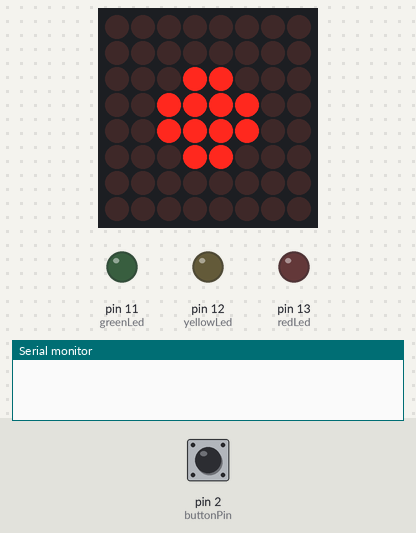
A sketch run on a simulated Arduino Uno, built with avr-gcc and run on an emulated ATmega328P. On the bench: 8×8 LED matrix, output pins drawn as LEDs (lit = HIGH), the last lines printed to the serial monitor. The inputs (shaded band) are chosen by the test bench; at power-on: pin 2 (buttonPin) LOW. Random numbers use the default seed unless the sketch sets one.

Above: at 1.1 s.
At 13.2 s:
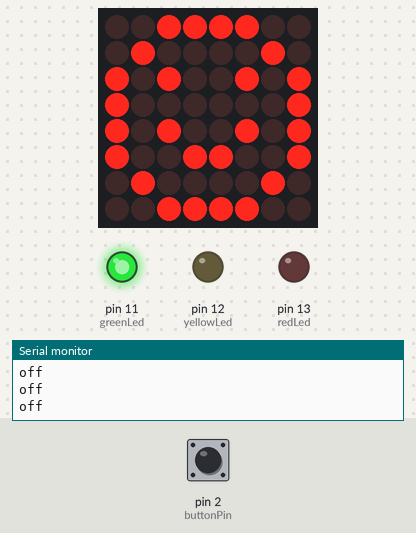
13.3 s: pin 2 (buttonPin) pulled HIGH for 2.35 s
At 14.3 s:
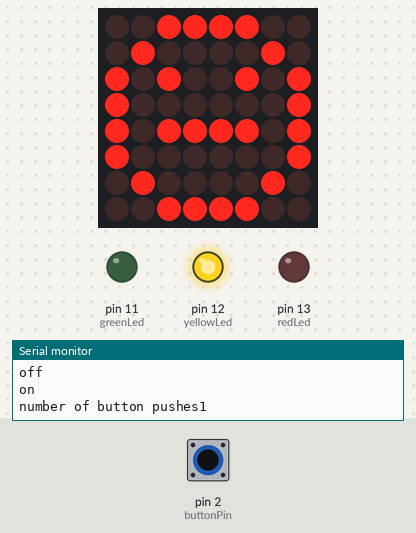
At 15.72 s:
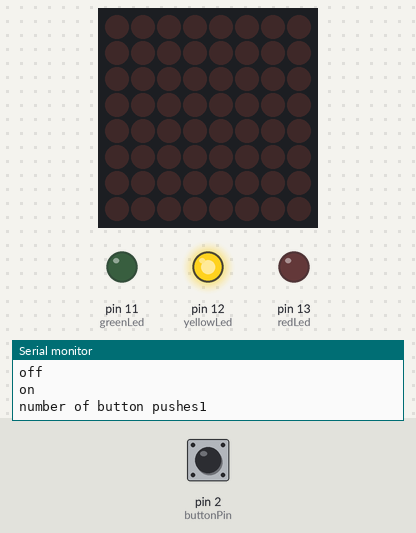
Timing chart, 0 to 17.2 s (numbered marks = the images above; inputs shaded):
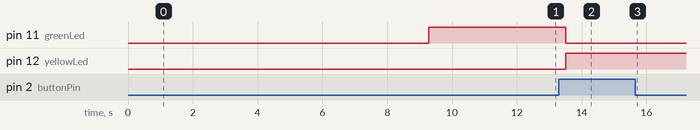

The sketch:

Individueel_Daphne_Boelhouwers_2143385.ino
```cpp
#include <Wire.h>
#include <Adafruit_GFX.h>
#include "Adafruit_LEDBackpack.h"

Adafruit_8x8matrix matrix = Adafruit_8x8matrix();

const int buttonPin = 2;
const int standardrotation = 3;
const int greenLed = 11;
const int yellowLed = 12;
const int redLed = 13;

int loadingscreen = 0;
int buttonState = 0;
int buttonPushCounter = 0;
int lastButtonState = 0;
int count =0;

void setup() {
  pinMode(buttonPin, INPUT);
  pinMode(greenLed,OUTPUT);
  pinMode(yellowLed,OUTPUT);
  pinMode(redLed,OUTPUT);
  Serial.begin(9600);
  matrix.begin(0x70);  // pass in the address
}

static const uint8_t PROGMEM
  smile_bmp[] =
  { B00111100,
    B01000010,
    B10100101,
    B10000001,
    B10100101,
    B10011001,
    B01000010,
    B00111100 },
  neutral_bmp[] =
  { B00111100,
    B01000010,
    B10100101,
    B10000001,
    B10111101,
    B10000001,
    B01000010,
    B00111100 },
  frown_bmp[] =
  { B00111100,
    B01000010,
    B10100101,
    B10000001,
    B10011001,
    B10100101,
    B01000010,
    B00111100 },
  hearth1_bmp[] =
  { B00000000,
    B00000000,
    B00000000,
    B00011000,
    B00011000,
    B00000000,
    B00000000,
    B00000000 },
  hearth2_bmp[] =
  { B00000000,
    B00000000,
    B00011000,
    B00111100,
    B00111100,
    B00011000,
    B00000000,
    B00000000 },
  hearth3_bmp[] =
  { B00000000,
    B01100110,
    B11111111,
    B11111111,
    B01111110,
    B00111100,
    B00011000,
    B00000000 },
  hearth4_bmp[] =
  { B11111111,
    B11111111,
    B11111111,
    B11111111,
    B11111111,
    B11111111,
    B11111111,
    B11111111 };

void loop() {

  if (loadingscreen == 0){
    //ledjes uit
    digitalWrite(greenLed, LOW);
    digitalWrite(yellowLed, LOW);
    digitalWrite(redLed, LOW);

    //draw heart1
    matrix.setRotation(standardrotation);
    matrix.clear();
    matrix.drawBitmap(0, 0, hearth1_bmp, 8, 8, LED_ON);
    matrix.writeDisplay();
    delay(1000);

    //draw heart2
    matrix.clear();
    matrix.drawBitmap(0, 0, hearth2_bmp, 8, 8, LED_ON);
    matrix.writeDisplay();
    delay(1000);

    //draw heart3
    matrix.clear();
    matrix.drawBitmap(0, 0, hearth3_bmp, 8, 8, LED_ON);
    matrix.writeDisplay();
    delay(1000);

    //draw heart4
    matrix.clear();
    matrix.drawBitmap(0, 0, hearth4_bmp, 8, 8, LED_ON);
    matrix.writeDisplay();
    delay(1000);

    //draw Welkom
    matrix.setTextSize(1);
    matrix.setTextWrap(false);
    matrix.setTextColor(LED_ON);
    for (int8_t x=10; x>=-40; x--) {
      matrix.clear();
      matrix.setCursor(x,0);
      matrix.print("Welkom");
      matrix.writeDisplay();
      delay(100);
    }
    loadingscreen = 1;
  }

  else if (loadingscreen == 1){
    //read buttonpushes
    buttonState = digitalRead(buttonPin);
    if (buttonState != lastButtonState){
      if(buttonState == HIGH){
        buttonPushCounter++;
        Serial.println("on");
        Serial.print("number of button pushes");
        Serial.println(buttonPushCounter);
        }
      }
      else if (buttonState == LOW){
        Serial.println("off");
      }
      delay(50);
    }
    lastButtonState = buttonState;

  if (buttonPushCounter %3 == 0 && count != 3){
    matrix.setRotation(standardrotation);
    if(buttonState == HIGH){
      //set frown face
      matrix.clear();
      matrix.drawBitmap(0, 0, frown_bmp, 8, 8, LED_ON);
      matrix.writeDisplay();
      digitalWrite(greenLed, LOW);
      digitalWrite(redLed, HIGH);
      delay(2000);

      //set glitchscreen
      matrix.clear();
      for(int p=0; p<15; p++){
       for(int i=0; i<8; i++){
        for (int y=0; y<8; y++){
         if(random(0,2)==0){
           matrix.drawPixel(y,i,LED_ON);
         }
        }
       }
       matrix.writeDisplay();
       delay(200);
       matrix.clear();
      }

      //set tekst ERROR
      matrix.setTextSize(1);
      matrix.setTextWrap(false);
      matrix.setTextColor(LED_ON);
      for (int i=0; i<4; i++){
        matrix.setRotation(i);
        for (int8_t x=7; x>=-36; x--) {
          matrix.clear();
          matrix.setCursor(x,0);
          matrix.print("ERROR");
          matrix.writeDisplay();
          delay(100);
        }
      }
      count =3;
    }
    else if (buttonState == LOW && count != 3){
      //set smile face
      matrix.clear();
      matrix.drawBitmap(0, 0, smile_bmp, 8, 8, LED_ON);
      matrix.writeDisplay();
      digitalWrite(greenLed, HIGH);
      delay(500);
      matrix.clear();
    }
  }

  if (buttonPushCounter %2 == 0 && count != 3){

    matrix.setRotation(standardrotation);
    if(buttonState == HIGH){
      //set frown face
      matrix.clear();
      matrix.drawBitmap(0, 0, frown_bmp, 8, 8, LED_ON);
      matrix.writeDisplay();
      digitalWrite(greenLed, LOW);
      digitalWrite(redLed, HIGH);
      delay(2000);

      //set tekst STOP
      matrix.setTextSize(1);
      matrix.setTextWrap(false);
      matrix.setTextColor(LED_ON);
      for (int i=0; i<4; i++){
        matrix.setRotation(i);
        for (int8_t x=7; x>=-36; x--) {
          matrix.clear();
          matrix.setCursor(x,0);
          matrix.print("STOP");
          matrix.writeDisplay();
          delay(100);
        }
      }
      //set frown face
      matrix.clear();
      matrix.drawBitmap(0, 0, frown_bmp, 8, 8, LED_ON);
      matrix.writeDisplay();
      delay(6000);
      digitalWrite(redLed, LOW);

      //set neutral face
      matrix.clear();
      matrix.drawBitmap(0, 0, neutral_bmp, 8, 8, LED_ON);
      matrix.writeDisplay();
      digitalWrite(yellowLed, HIGH);
      delay(3000);
      digitalWrite(yellowLed, LOW);
    }
    else if (buttonState == LOW && count != 3){
      //set smile face
      matrix.clear();
      matrix.drawBitmap(0, 0, smile_bmp, 8, 8, LED_ON);
      matrix.writeDisplay();
      digitalWrite(greenLed, HIGH);
      delay(500);
    }
  }

  if (buttonPushCounter %1 == 0 && buttonPushCounter %2 != 0 && count !=3){

    matrix.setRotation(standardrotation);
    if(buttonState == HIGH){
      //set neutral face
      matrix.clear();
      matrix.drawBitmap(0, 0, neutral_bmp, 8, 8, LED_ON);
      matrix.writeDisplay();
      digitalWrite(greenLed, LOW);
      digitalWrite(yellowLed, HIGH);
      delay(2000);

      //set tekst 1,5 meter afstand!!
      matrix.setTextSize(1);
      matrix.setTextWrap(false);
      matrix.setTextColor(LED_ON);
      for (int8_t x=10; x>=-120; x--) {
        matrix.clear();
        matrix.setCursor(x,0);
        matrix.print("1,5 Meter Afstand!!!");
        matrix.writeDisplay();
        delay(100);
      }
      //set neutral face
      matrix.clear();
      matrix.drawBitmap(0, 0, neutral_bmp, 8, 8, LED_ON);
      matrix.writeDisplay();
      delay(3000);
      digitalWrite(yellowLed, LOW);
    }
    else if (buttonState == LOW && count != 3){
      //set smile face
      matrix.clear();
      matrix.drawBitmap(0, 0, smile_bmp, 8, 8, LED_ON);
      matrix.writeDisplay();
      digitalWrite(greenLed, HIGH);
      delay(500);
    }
  }
  if (count == 3){
     //clear matrix so you cant ped the Tamagochi because you are not allowed to these days
     matrix.clear();
     digitalWrite(redLed, LOW);
  }
}
```

Measured:
- after the input at 13.3 s, pin 11 (greenLed): HIGH → LOW after 0.21 s; pin 12 (yellowLed): LOW → HIGH after 0.21 s; the display: changes after 0.21 s (image 2)
- what the display in image 0 shows lasts 1.0 s, from 1.0 s to 2.0 s
- what the display in image 2 shows lasts 2.0 s, from 13.5 s to 15.5 s
